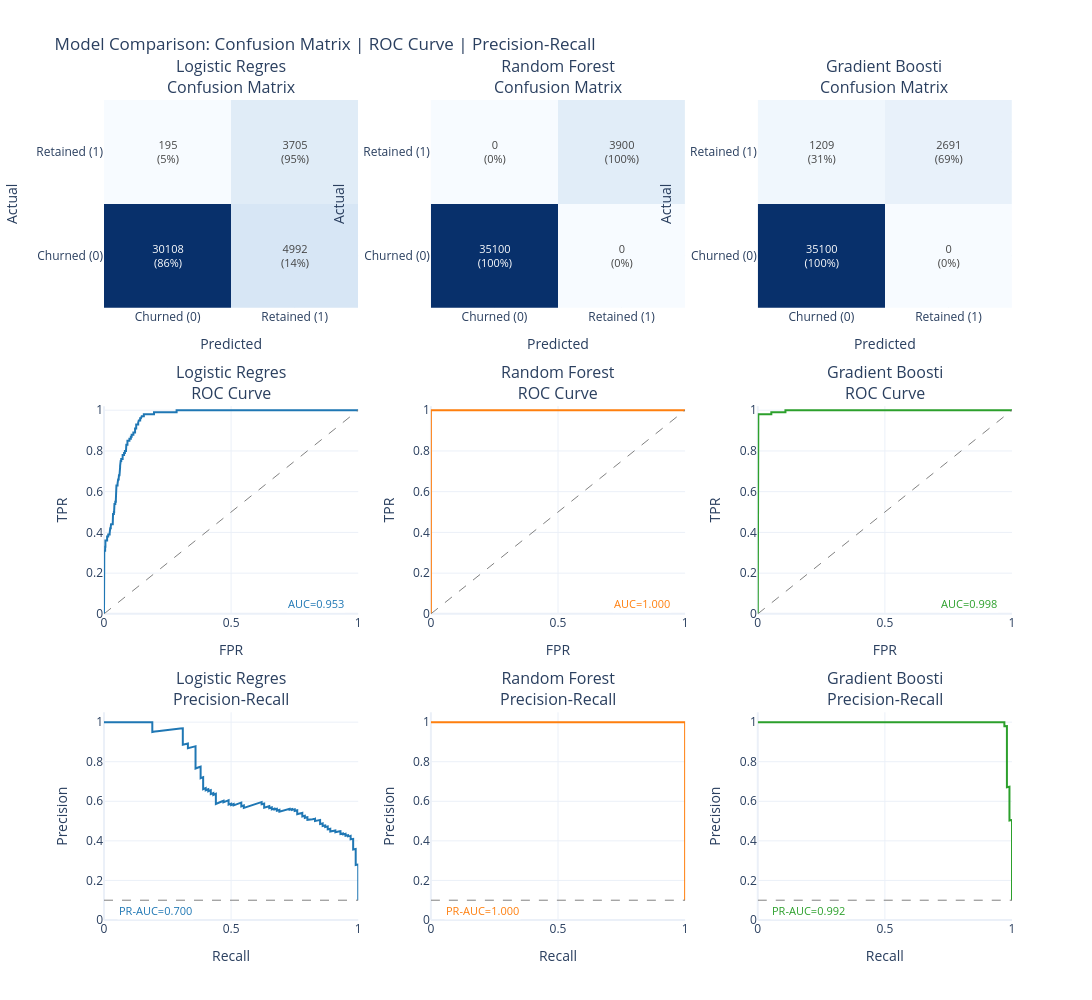

This figure's notebook cell:
### Markdown cell above
[//]: # (cr:doc name='8_6_model_comparison_grid' id=4ece7d59)
## 8.6 Model Comparison Grid

This visualization shows all models side-by-side with:
- **Row 1**: Confusion matrices (counts and percentages)
- **Row 2**: ROC curves with AUC scores
- **Row 3**: Precision-Recall curves with PR-AUC scores

**📖 How to Read:**
- **Confusion Matrix**: Diagonal = correct predictions. Off-diagonal = errors.
- **ROC Curve**: Higher curve = better. AUC > 0.8 is good, > 0.9 is excellent.
- **PR Curve**: Higher curve = better at finding positives without false alarms.

### Code cell
# @cr:code name='build_grid_results' id=4cc04512
if not _skip_modeling:
    grid_results = {
        name: {"y_pred": data["y_pred"], "y_pred_proba": data["y_pred_proba"]}
        for name, data in model_predictions.items()
    }

    if _is_binary:
        fig = charts.model_comparison_grid(
            grid_results, y_test_np,
            class_labels=["Churned (0)", "Retained (1)"],
            title="Model Comparison: Confusion Matrix | ROC Curve | Precision-Recall"
        )
        display_figure(fig)
    else:
        import numpy as np
        import plotly.graph_objects as go
        from plotly.subplots import make_subplots
        from sklearn.metrics import confusion_matrix

        model_names = list(grid_results.keys())
        n_models = len(model_names)
        fig = make_subplots(rows=1, cols=n_models, subplot_titles=[f"{n[:20]}" for n in model_names])
        for i, name in enumerate(model_names):
            cm = confusion_matrix(y_test_np, grid_results[name]["y_pred"])
            fig.add_trace(go.Heatmap(
                z=cm, x=list(range(cm.shape[1])), y=list(range(cm.shape[0])),
                text=cm.astype(str), texttemplate="%{text}", showscale=False,
                colorscale="Blues",
            ), row=1, col=i + 1)
        fig.update_layout(title="Model Comparison: Confusion Matrices (multiclass)", height=400, width=350 * n_models + 50)
        display_figure(fig)

    print("\n" + "=" * 80)
    print("METRICS SUMMARY")
    print("=" * 80)
    _metrics_cols = ["Model", "Test AUC", "F1-Score", "Precision", "Recall"]
    if _is_binary:
        _metrics_cols.insert(2, "PR-AUC")
    display_table(results_df[_metrics_cols])

### Figure 1 — Plotly figure (JSON) as saved in the notebook; plotly's stock layout.template omitted (floating-point values rounded to 4 significant figures; data arrays with more than 128 entries replaced by an {"elided": "..."} marker saying what was removed)
{"data": [{"colorscale": [[0.0, "rgb(247,251,255)"], [0.125, "rgb(222,235,247)"], [0.25, "rgb(198,219,239)"], [0.375, "rgb(158,202,225)"], [0.5, "rgb(107,174,214)"], [0.625, "rgb(66,146,198)"], [0.75, "rgb(33,113,181)"], [0.875, "rgb(8,81,156)"], [1.0, "rgb(8,48,107)"]], "hovertemplate": "Actual: %{y}<br>Predicted: %{x}<br>Count: %{z}<extra></extra>", "showscale": false, "text": [["30108<br>(86%)", "4992<br>(14%)"], ["195<br>(5%)", "3705<br>(95%)"]], "textfont": {"size": 11}, "texttemplate": "%{text}", "type": "heatmap", "x": ["Churned (0)", "Retained (1)"], "xaxis": "x", "y": ["Churned (0)", "Retained (1)"], "yaxis": "y", "z": [[30108, 4992], [195, 3705]]}, {"hovertemplate": "FPR: %{x:.2f}<br>TPR: %{y:.2f}<extra></extra>", "line": {"color": "#1f77b4", "width": 2}, "mode": "lines", "name": "AUC=0.953", "showlegend": false, "type": "scatter", "x": {"elided": "3320 float values"}, "xaxis": "x4", "y": {"elided": "3320 float values"}, "yaxis": "y4"}, {"hoverinfo": "skip", "line": {"color": "gray", "dash": "dash", "width": 1}, "mode": "lines", "showlegend": false, "type": "scatter", "x": [0, 1], "xaxis": "x4", "y": [0, 1], "yaxis": "y4"}, {"hovertemplate": "Recall: %{x:.2f}<br>Precision: %{y:.2f}<extra></extra>", "line": {"color": "#1f77b4", "width": 2}, "mode": "lines", "name": "PR-AUC=0.700", "showlegend": false, "type": "scatter", "x": {"elided": "3535 float values"}, "xaxis": "x7", "y": {"elided": "3535 float values"}, "yaxis": "y7"}, {"hoverinfo": "skip", "line": {"color": "gray", "dash": "dash", "width": 1}, "mode": "lines", "showlegend": false, "type": "scatter", "x": [0, 1], "xaxis": "x7", "y": [0.1, 0.1], "yaxis": "y7"}, {"colorscale": [[0.0, "rgb(247,251,255)"], [0.125, "rgb(222,235,247)"], [0.25, "rgb(198,219,239)"], [0.375, "rgb(158,202,225)"], [0.5, "rgb(107,174,214)"], [0.625, "rgb(66,146,198)"], [0.75, "rgb(33,113,181)"], [0.875, "rgb(8,81,156)"], [1.0, "rgb(8,48,107)"]], "hovertemplate": "Actual: %{y}<br>Predicted: %{x}<br>Count: %{z}<extra></extra>", "showscale": false, "text": [["35100<br>(100%)", "0<br>(0%)"], ["0<br>(0%)", "3900<br>(100%)"]], "textfont": {"size": 11}, "texttemplate": "%{text}", "type": "heatmap", "x": ["Churned (0)", "Retained (1)"], "xaxis": "x2", "y": ["Churned (0)", "Retained (1)"], "yaxis": "y2", "z": [[35100, 0], [0, 3900]]}, {"hovertemplate": "FPR: %{x:.2f}<br>TPR: %{y:.2f}<extra></extra>", "line": {"color": "#ff7f0e", "width": 2}, "mode": "lines", "name": "AUC=1.000", "showlegend": false, "type": "scatter", "x": [0.0, 0.0, 1.0], "xaxis": "x5", "y": [0.0, 1.0, 1.0], "yaxis": "y5"}, {"hoverinfo": "skip", "line": {"color": "gray", "dash": "dash", "width": 1}, "mode": "lines", "showlegend": false, "type": "scatter", "x": [0, 1], "xaxis": "x5", "y": [0, 1], "yaxis": "y5"}, {"hovertemplate": "Recall: %{x:.2f}<br>Precision: %{y:.2f}<extra></extra>", "line": {"color": "#ff7f0e", "width": 2}, "mode": "lines", "name": "PR-AUC=1.000", "showlegend": false, "type": "scatter", "x": [1.0, 1.0, 0.0], "xaxis": "x8", "y": [0.1, 1.0, 1.0], "yaxis": "y8"}, {"hoverinfo": "skip", "line": {"color": "gray", "dash": "dash", "width": 1}, "mode": "lines", "showlegend": false, "type": "scatter", "x": [0, 1], "xaxis": "x8", "y": [0.1, 0.1], "yaxis": "y8"}, {"colorscale": [[0.0, "rgb(247,251,255)"], [0.125, "rgb(222,235,247)"], [0.25, "rgb(198,219,239)"], [0.375, "rgb(158,202,225)"], [0.5, "rgb(107,174,214)"], [0.625, "rgb(66,146,198)"], [0.75, "rgb(33,113,181)"], [0.875, "rgb(8,81,156)"], [1.0, "rgb(8,48,107)"]], "hovertemplate": "Actual: %{y}<br>Predicted: %{x}<br>Count: %{z}<extra></extra>", "showscale": false, "text": [["35100<br>(100%)", "0<br>(0%)"], ["1209<br>(31%)", "2691<br>(69%)"]], "textfont": {"size": 11}, "texttemplate": "%{text}", "type": "heatmap", "x": ["Churned (0)", "Retained (1)"], "xaxis": "x3", "y": ["Churned (0)", "Retained (1)"], "yaxis": "y3", "z": [[35100, 0], [1209, 2691]]}, {"hovertemplate": "FPR: %{x:.2f}<br>TPR: %{y:.2f}<extra></extra>", "line": {"color": "#2ca02c", "width": 2}, "mode": "lines", "name": "AUC=0.998", "showlegend": false, "type": "scatter", "x": [0.0, 0.0, 0.0, 0.002222, 0.002222, 0.05333, 0.05333, 0.1089, 0.1089, 1.0], "xaxis": "x6", "y": [0.0, 0.01, 0.97, 0.97, 0.98, 0.98, 0.99, 0.99, 1.0, 1.0], "yaxis": "y6"}, {"hoverinfo": "skip", "line": {"color": "gray", "dash": "dash", "width": 1}, "mode": "lines", "showlegend": false, "type": "scatter", "x": [0, 1], "xaxis": "x6", "y": [0, 1], "yaxis": "y6"}, {"hovertemplate": "Recall: %{x:.2f}<br>Precision: %{y:.2f}<extra></extra>", "line": {"color": "#2ca02c", "width": 2}, "mode": "lines", "name": "PR-AUC=0.992", "showlegend": false, "type": "scatter", "x": {"elided": "1001 float values"}, "xaxis": "x9", "y": {"elided": "1001 float values"}, "yaxis": "y9"}, {"hoverinfo": "skip", "line": {"color": "gray", "dash": "dash", "width": 1}, "mode": "lines", "showlegend": false, "type": "scatter", "x": [0, 1], "xaxis": "x9", "y": [0.1, 0.1], "yaxis": "y9"}], "layout": {"annotations": [{"font": {"size": 16}, "showarrow": false, "text": "Logistic Regres<br>Confusion Matrix", "x": 0.14, "xanchor": "center", "xref": "paper", "y": 1.0, "yanchor": "bottom", "yref": "paper"}, {"font": {"size": 16}, "showarrow": false, "text": "Random Forest<br>Confusion Matrix", "x": 0.5, "xanchor": "center", "xref": "paper", "y": 1.0, "yanchor": "bottom", "yref": "paper"}, {"font": {"size": 16}, "showarrow": false, "text": "Gradient Boosti<br>Confusion Matrix", "x": 0.86, "xanchor": "center", "xref": "paper", "y": 1.0, "yanchor": "bottom", "yref": "paper"}, {"font": {"size": 16}, "showarrow": false, "text": "Logistic Regres<br>ROC Curve", "x": 0.14, "xanchor": "center", "xref": "paper", "y": 0.6267, "yanchor": "bottom", "yref": "paper"}, {"font": {"size": 16}, "showarrow": false, "text": "Random Forest<br>ROC Curve", "x": 0.5, "xanchor": "center", "xref": "paper", "y": 0.6267, "yanchor": "bottom", "yref": "paper"}, {"font": {"size": 16}, "showarrow": false, "text": "Gradient Boosti<br>ROC Curve", "x": 0.86, "xanchor": "center", "xref": "paper", "y": 0.6267, "yanchor": "bottom", "yref": "paper"}, {"font": {"size": 16}, "showarrow": false, "text": "Logistic Regres<br>Precision-Recall", "x": 0.14, "xanchor": "center", "xref": "paper", "y": 0.2533, "yanchor": "bottom", "yref": "paper"}, {"font": {"size": 16}, "showarrow": false, "text": "Random Forest<br>Precision-Recall", "x": 0.5, "xanchor": "center", "xref": "paper", "y": 0.2533, "yanchor": "bottom", "yref": "paper"}, {"font": {"size": 16}, "showarrow": false, "text": "Gradient Boosti<br>Precision-Recall", "x": 0.86, "xanchor": "center", "xref": "paper", "y": 0.2533, "yanchor": "bottom", "yref": "paper"}, {"bgcolor": "rgba(255,255,255,0.8)", "font": {"color": "#1f77b4", "size": 11}, "showarrow": false, "text": "AUC=0.953", "x": 0.95, "xanchor": "right", "xref": "x4", "y": 0.05, "yref": "y4"}, {"bgcolor": "rgba(255,255,255,0.8)", "font": {"color": "#1f77b4", "size": 11}, "showarrow": false, "text": "PR-AUC=0.700", "x": 0.05, "xanchor": "left", "xref": "x7", "y": 0.05, "yref": "y7"}, {"bgcolor": "rgba(255,255,255,0.8)", "font": {"color": "#ff7f0e", "size": 11}, "showarrow": false, "text": "AUC=1.000", "x": 0.95, "xanchor": "right", "xref": "x5", "y": 0.05, "yref": "y5"}, {"bgcolor": "rgba(255,255,255,0.8)", "font": {"color": "#ff7f0e", "size": 11}, "showarrow": false, "text": "PR-AUC=1.000", "x": 0.05, "xanchor": "left", "xref": "x8", "y": 0.05, "yref": "y8"}, {"bgcolor": "rgba(255,255,255,0.8)", "font": {"color": "#2ca02c", "size": 11}, "showarrow": false, "text": "AUC=0.998", "x": 0.95, "xanchor": "right", "xref": "x6", "y": 0.05, "yref": "y6"}, {"bgcolor": "rgba(255,255,255,0.8)", "font": {"color": "#2ca02c", "size": 11}, "showarrow": false, "text": "PR-AUC=0.992", "x": 0.05, "xanchor": "left", "xref": "x9", "y": 0.05, "yref": "y9"}], "height": 1000, "showlegend": false, "title": {"text": "Model Comparison: Confusion Matrix | ROC Curve | Precision-Recall"}, "width": 1100, "xaxis": {"anchor": "y", "domain": [0.0, 0.28], "title": {"text": "Predicted"}}, "xaxis2": {"anchor": "y2", "domain": [0.36, 0.64], "title": {"text": "Predicted"}}, "xaxis3": {"anchor": "y3", "domain": [0.72, 1.0], "title": {"text": "Predicted"}}, "xaxis4": {"anchor": "y4", "domain": [0.0, 0.28], "range": [0, 1], "title": {"text": "FPR"}}, "xaxis5": {"anchor": "y5", "domain": [0.36, 0.64], "range": [0, 1], "title": {"text": "FPR"}}, "xaxis6": {"anchor": "y6", "domain": [0.72, 1.0], "range": [0, 1], "title": {"text": "FPR"}}, "xaxis7": {"anchor": "y7", "domain": [0.0, 0.28], "range": [0, 1], "title": {"text": "Recall"}}, "xaxis8": {"anchor": "y8", "domain": [0.36, 0.64], "range": [0, 1], "title": {"text": "Recall"}}, "xaxis9": {"anchor": "y9", "domain": [0.72, 1.0], "range": [0, 1], "title": {"text": "Recall"}}, "yaxis": {"anchor": "x", "domain": [0.7467, 1.0], "title": {"text": "Actual"}}, "yaxis2": {"anchor": "x2", "domain": [0.7467, 1.0], "title": {"text": "Actual"}}, "yaxis3": {"anchor": "x3", "domain": [0.7467, 1.0], "title": {"text": "Actual"}}, "yaxis4": {"anchor": "x4", "domain": [0.3733, 0.6267], "range": [0, 1.02], "title": {"text": "TPR"}}, "yaxis5": {"anchor": "x5", "domain": [0.3733, 0.6267], "range": [0, 1.02], "title": {"text": "TPR"}}, "yaxis6": {"anchor": "x6", "domain": [0.3733, 0.6267], "range": [0, 1.02], "title": {"text": "TPR"}}, "yaxis7": {"anchor": "x7", "domain": [0.0, 0.2533], "range": [0, 1.05], "title": {"text": "Precision"}}, "yaxis8": {"anchor": "x8", "domain": [0.0, 0.2533], "range": [0, 1.05], "title": {"text": "Precision"}}, "yaxis9": {"anchor": "x9", "domain": [0.0, 0.2533], "range": [0, 1.05], "title": {"text": "Precision"}}}}
